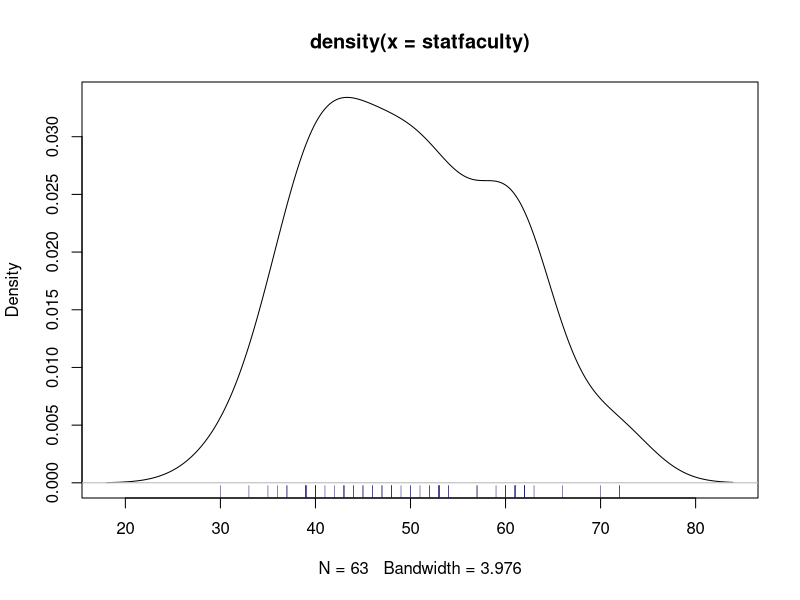
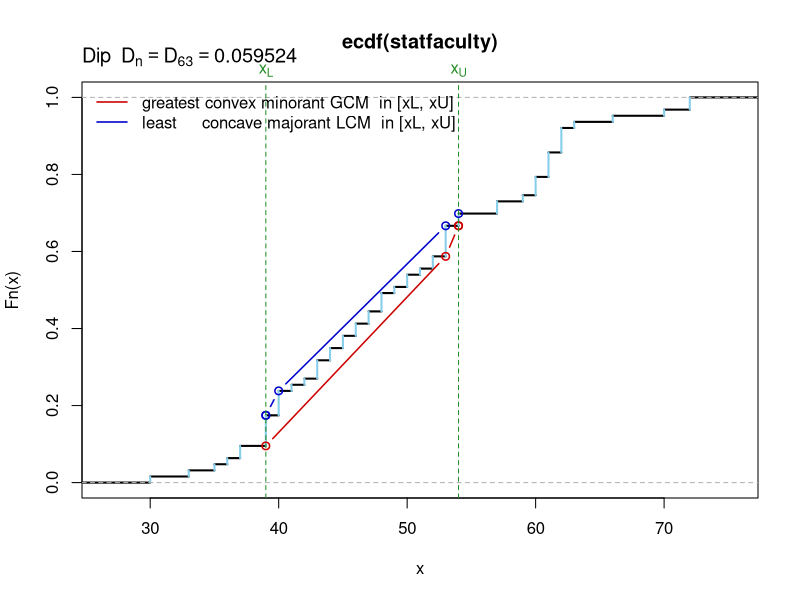
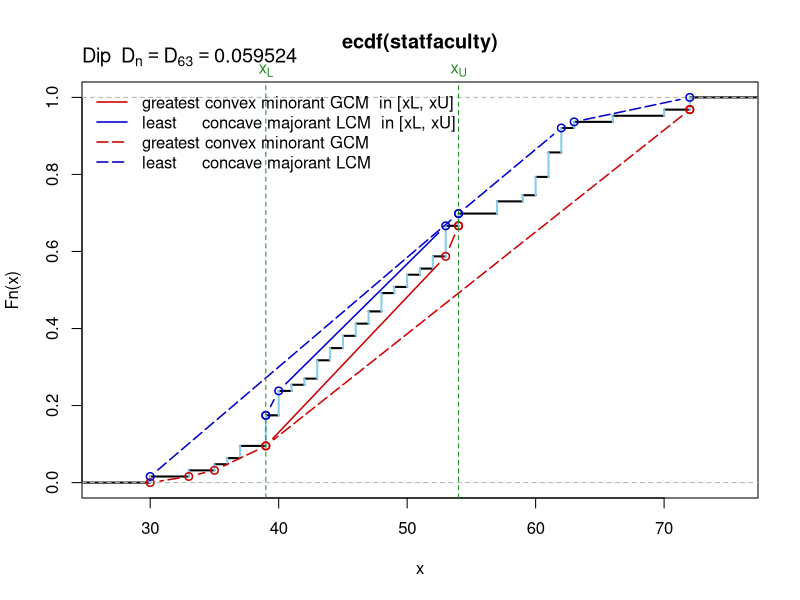
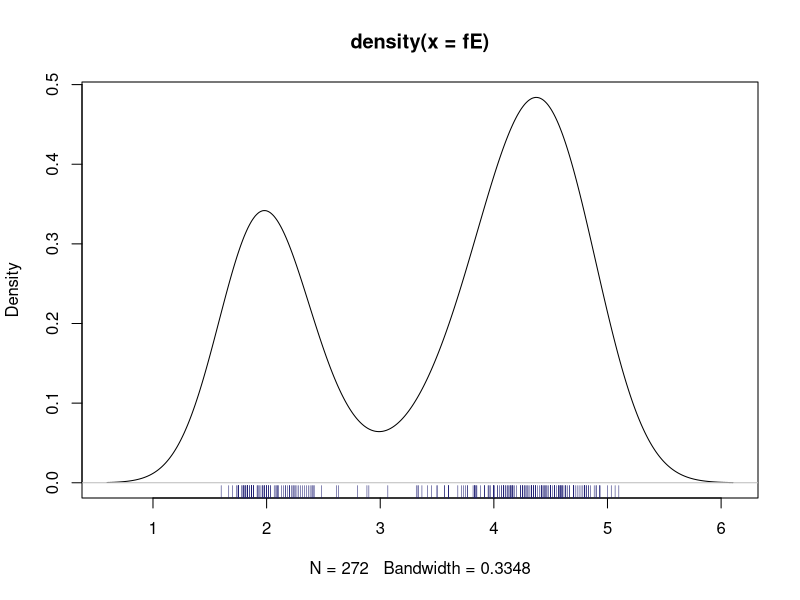
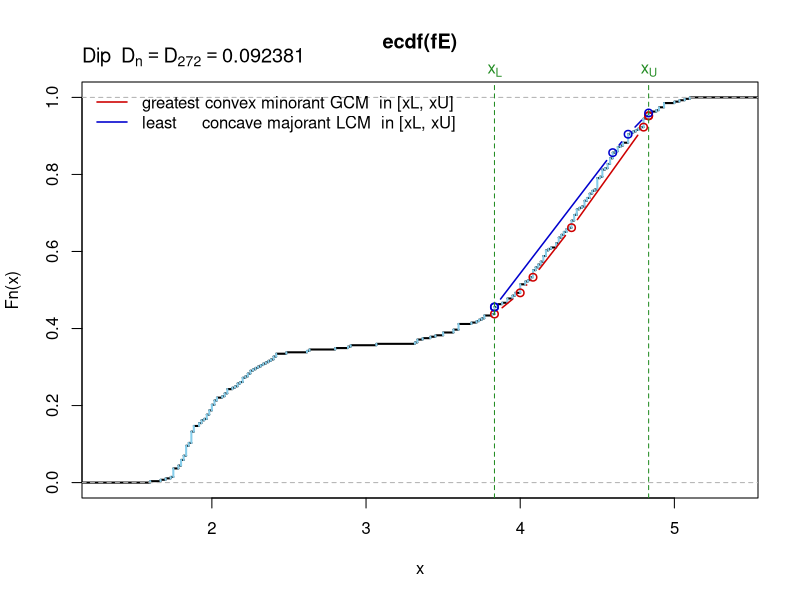
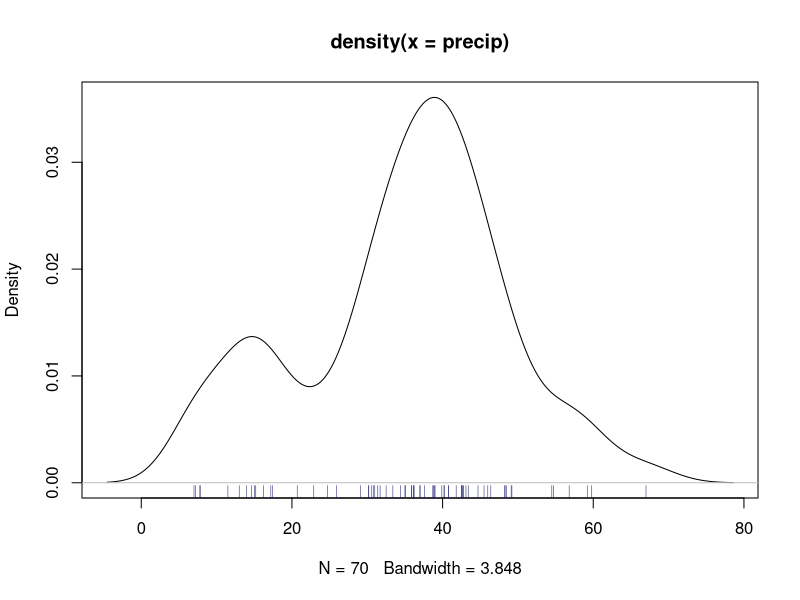
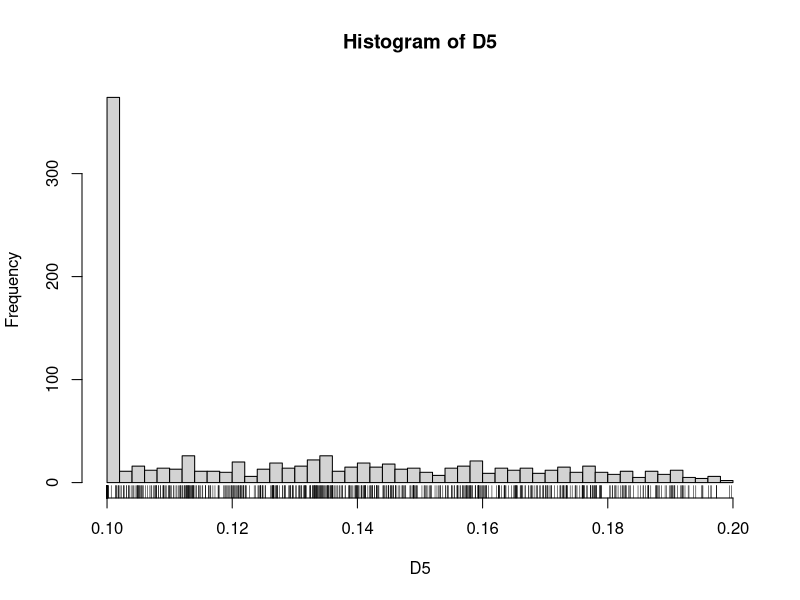

The R script that drew these images, in order:
library(diptest)


### Name: dip
### Title: Compute Hartigans' Dip Test Statistic for Unimodality
### Aliases: dip
### Keywords: htest distribution

### ** Examples

data(statfaculty)
plot(density(statfaculty))
rug(statfaculty, col="midnight blue"); abline(h=0, col="gray")
dip(statfaculty)
(dS <- dip(statfaculty, full = TRUE, debug = TRUE))
plot(dS)
## even more output -- + plot showing "global" GCM/LCM:
(dS2 <- dip(statfaculty, full = "all", debug = 3))
plot(dS2)

data(faithful)
fE <- faithful$eruptions
plot(density(fE))
rug(fE, col="midnight blue"); abline(h=0, col="gray")
dip(fE, debug = 2) ## showing internal work
(dE <- dip(fE, full = TRUE)) ## note the print method
plot(dE, do.points=FALSE)

data(precip)
plot(density(precip))
rug(precip, col="midnight blue"); abline(h=0, col="gray")
str(dip(precip, full = TRUE, debug = TRUE))

##-----------------  The  'min.is.0' option :  ---------------------

##' dip(.) continuity and 'min.is.0' exploration:
dd <- function(x, debug=FALSE) {
   x_ <- x ; x_[1] <- 0.9999999999 * x[1]
   rbind(dip(x , debug=debug),
         dip(x_, debug=debug),
         dip(x , min.is.0=TRUE, debug=debug),
         dip(x_, min.is.0=TRUE, debug=debug), deparse.level=2)
}

dd( rep(1, 8) ) # the 3rd one differs ==> min.is.0=TRUE is *dis*continuous
dd( 1:7 )       # ditto

dd( 1:7, debug=TRUE)
## border-line case ..
dd( 1:2, debug=TRUE)

## Demonstrate that  'min.is.0 = TRUE'  does not change the typical result:
B.sim <- 1000 # or larger
D5  <- {set.seed(1); replicate(B.sim, dip(runif(5)))}
D5. <- {set.seed(1); replicate(B.sim, dip(runif(5), min.is.0=TRUE))}
stopifnot(identical(D5, D5.), all.equal(min(D5), 1/(2*5)))
hist(D5, 64); rug(D5)

D8  <- {set.seed(7); replicate(B.sim, dip(runif(8)))}
D8. <- {set.seed(7); replicate(B.sim, dip(runif(8), min.is.0=TRUE))}
stopifnot(identical(D8, D8.))
